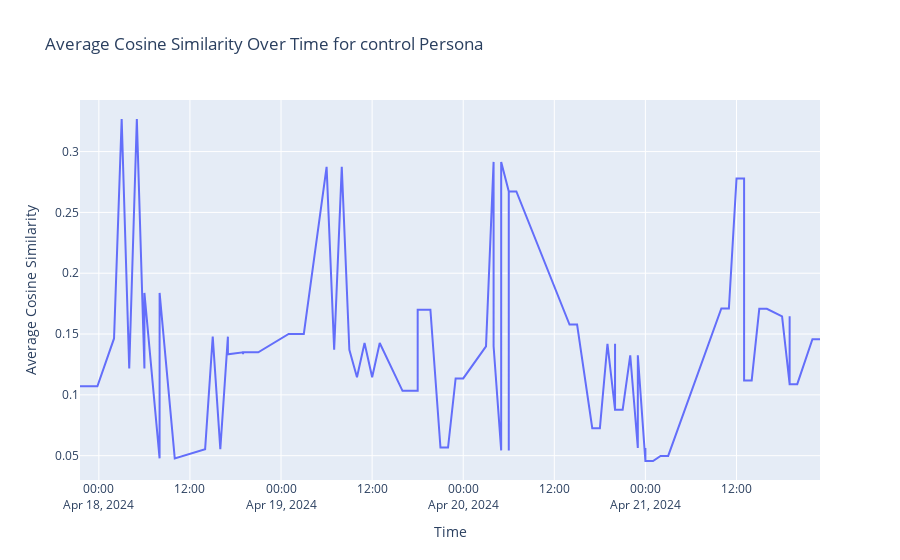
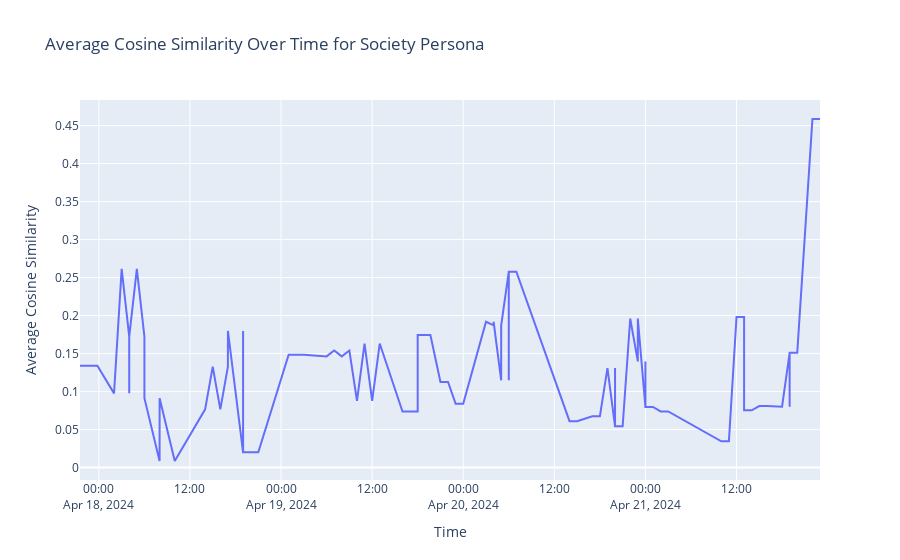
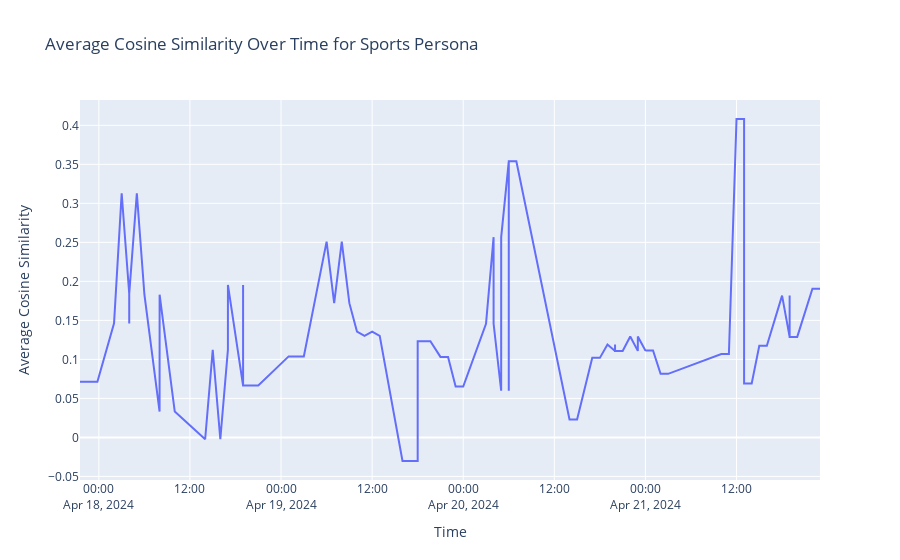
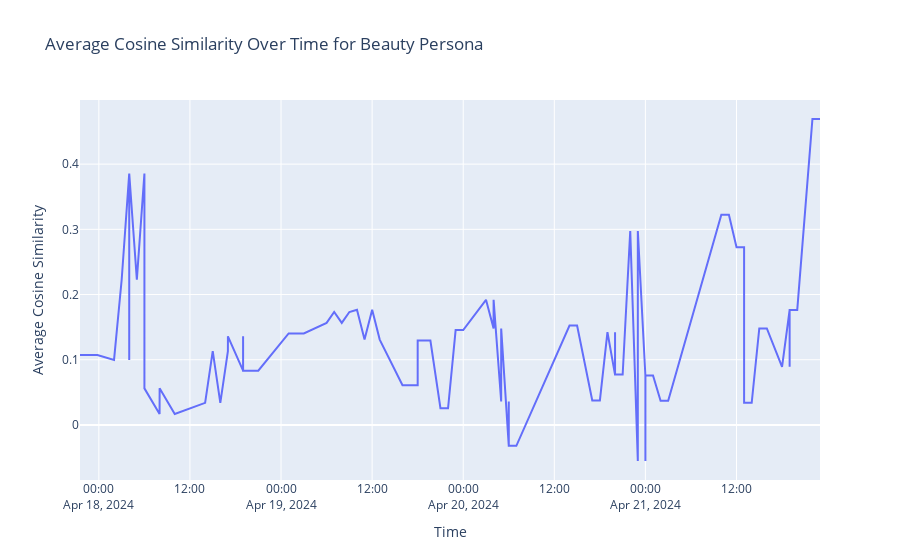

The code cell stored with these charts, in order, in its notebook:
### Code cell
# Create a subplot for each persona
for persona in personas:
    # Filter df for each persona
    persona_df = df[df['persona'] == persona]
    
    # Sort df by 'current_time' 
    persona_df.sort_values(by='current_time', inplace=True)
    
    # Create a new figure for each persona
    fig = go.Figure()
    
    # Plot the time series for avg_cosim_allrecs
    fig.add_trace(go.Scatter(x=persona_df['current_time'], y=persona_df['avg_cosim_allrecs'],
                             mode='lines',
                             name=persona))
    # Update layout
    fig.update_layout(title=f'Average Cosine Similarity Over Time for {persona} Persona',
                      xaxis_title='Time',
                      yaxis_title='Average Cosine Similarity')


    fig.show()
